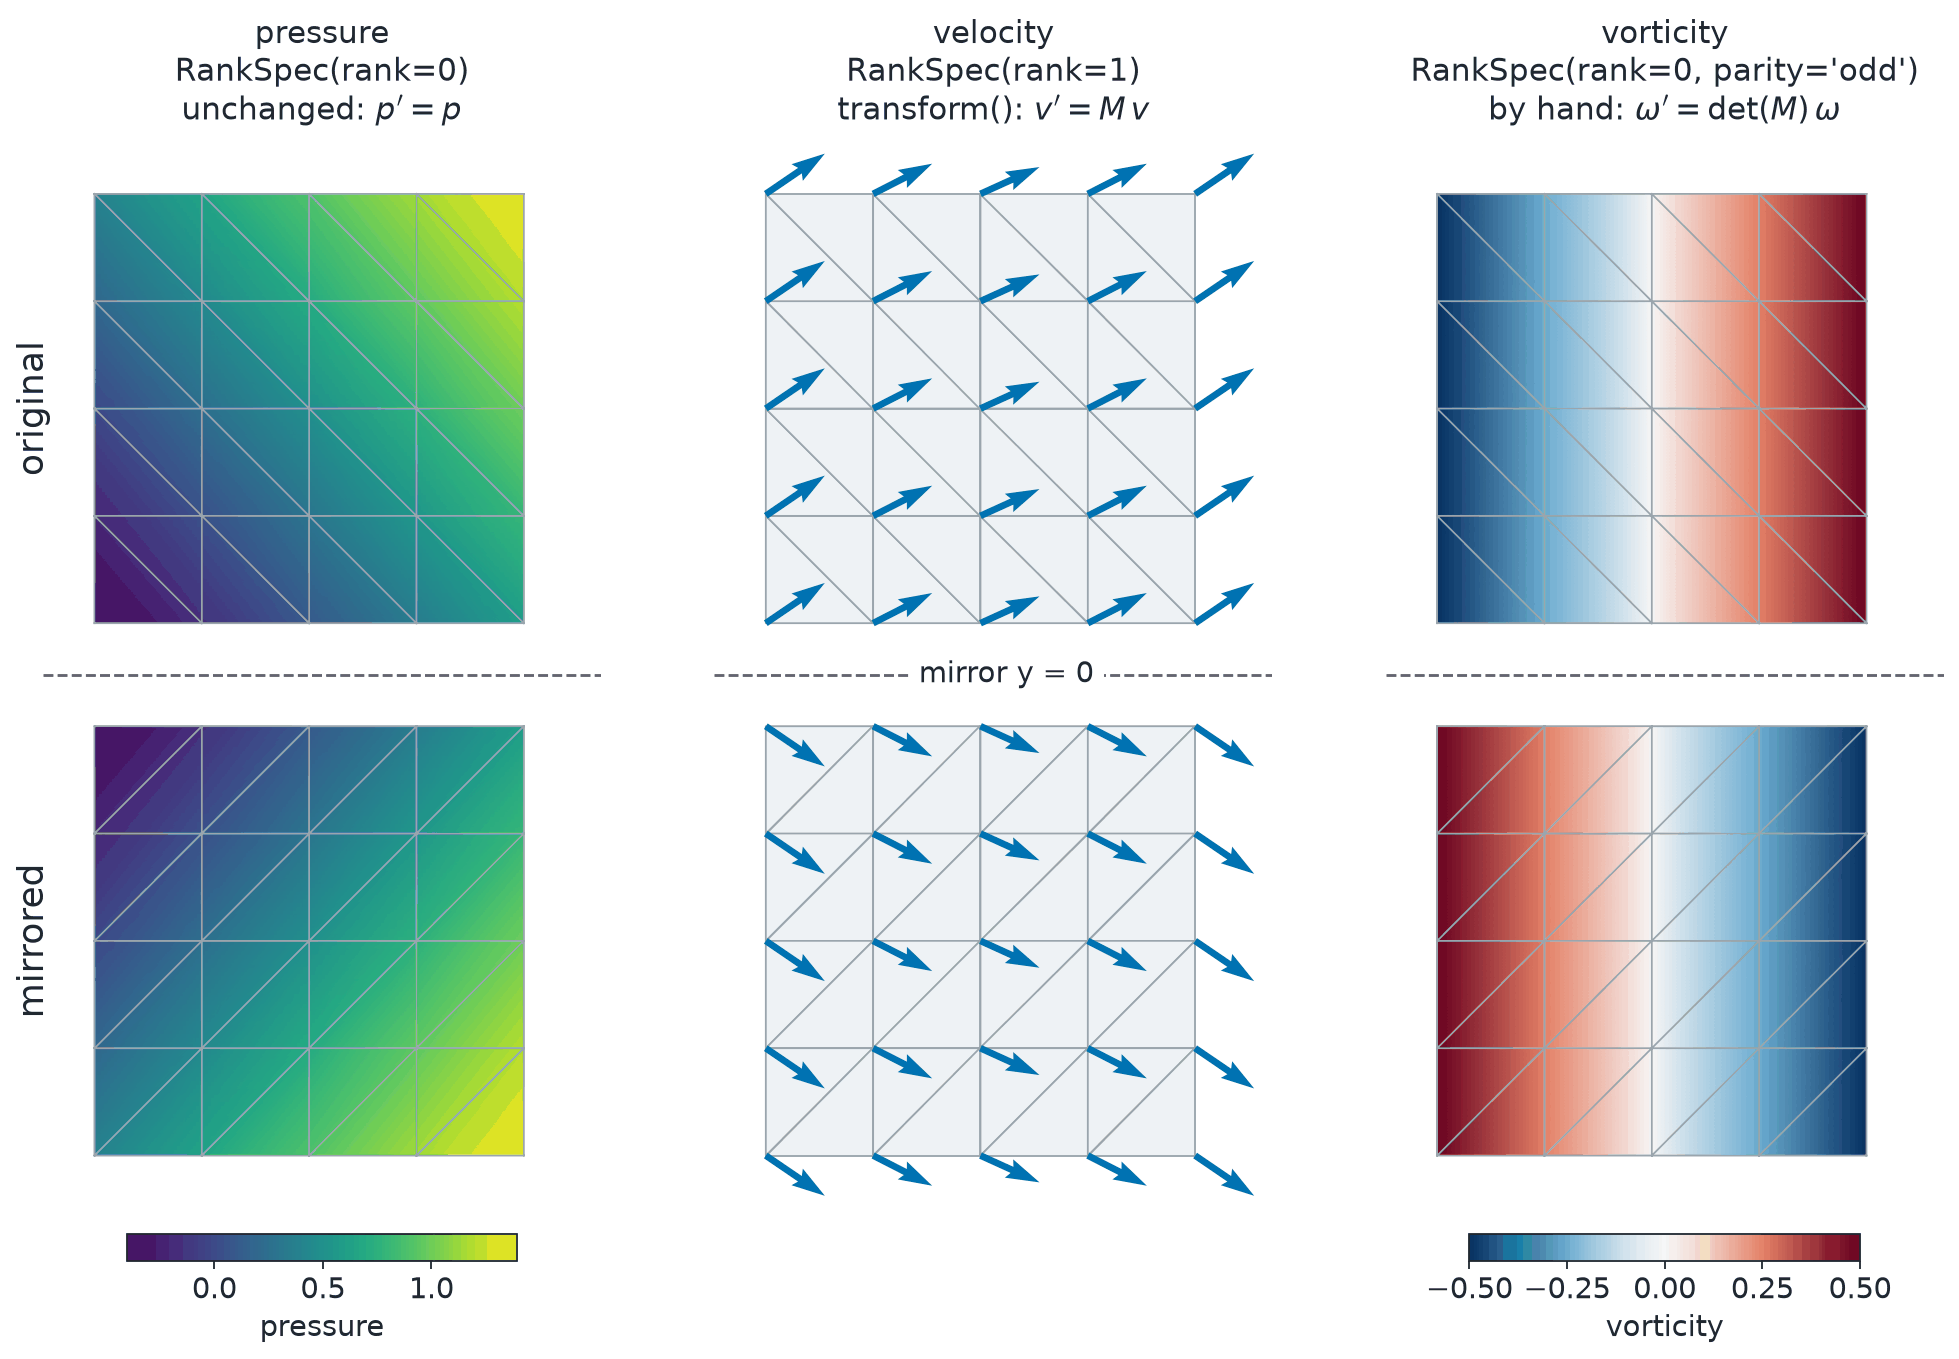

Python code for this plot:
# SPDX-FileCopyrightText: Copyright (c) 2023 - 2026 NVIDIA CORPORATION & AFFILIATES.
# SPDX-FileCopyrightText: All rights reserved.
# SPDX-License-Identifier: Apache-2.0
#
# Licensed under the Apache License, Version 2.0 (the "License");
# you may not use this file except in compliance with the License.
# You may obtain a copy of the License at
#
# http://www.apache.org/licenses/LICENSE-2.0
#
# Unless required by applicable law or agreed to in writing, software
# distributed under the License is distributed on an "AS IS" BASIS,
# WITHOUT WARRANTIES OR CONDITIONS OF ANY KIND, either express or implied.
# See the License for the specific language governing permissions and
# limitations under the License.


"""Render a scalar, a vector, and a pseudoscalar field before and after the mirror y -> -y."""

from pathlib import Path

import matplotlib.pyplot as plt
import torch
from _style import (
    DIVERGING,
    EDGE,
    FACE,
    SECOND,
    SEQUENTIAL,
    TEXT,
    clean_axis,
    save,
)
from matplotlib.collections import PolyCollection
from matplotlib.colors import TwoSlopeNorm
from matplotlib.tri import Triangulation

from physicsnemo.mesh.fields import FieldSchema
from physicsnemo.mesh.primitives.planar import unit_square

OUTPUT = Path(__file__).parent / "fields_reflection_parity.png"

GAP = 0.12  # distance from the mirror line to the mesh
LIMITS = ((-0.62, 0.68), (-1.0 - GAP - 0.12, 1.0 + GAP + 0.14))


def _draw(axis, mesh, field=None, cmap=None, norm=None):
    """Draw the triangles, filled with a scalar field or a flat color."""

    points = mesh.points.numpy()
    cells = mesh.cells.numpy()
    if field is None:
        axis.add_collection(
            PolyCollection(
                points[cells], facecolors=FACE, edgecolors=EDGE, linewidths=0.8
            )
        )
        return None
    triangulation = Triangulation(points[:, 0], points[:, 1], cells)
    image = axis.tripcolor(
        triangulation, field.numpy(), cmap=cmap, norm=norm, shading="gouraud"
    )
    axis.triplot(triangulation, color=EDGE, linewidth=0.8)
    return image


def main():
    """Generate the documentation image."""

    # A unit square just above the mirror line y = 0.
    mesh = unit_square.load(subdivisions=2).translate([-0.5, GAP])
    x, y = mesh.points.unbind(dim=-1)
    mesh.point_data["pressure"] = x + 0.8 * y
    # The velocity (0.55, 0.25 + 0.5 x^2) has the vorticity w = dv_y/dx - dv_x/dy = x.
    mesh.point_data["velocity"] = torch.stack(
        [torch.full_like(x, 0.55), 0.25 + 0.5 * x**2], dim=-1
    )
    mesh.point_data["vorticity"] = x.clone()

    schema = FieldSchema.parse(
        {
            "pressure": {"rank": 0},
            "velocity": {"rank": 1},
            "vorticity": {"rank": 0, "parity": "odd"},
        }
    )
    schema.check(mesh.point_data, label="point data")

    M = torch.diag(torch.tensor([1.0, -1.0]))  # y -> -y
    mirrored = mesh.transform(M, transform_point_data={"velocity": True})
    # transform() treats every field as a true tensor, so apply det(M) by hand.
    mirrored.point_data["vorticity"] = (
        torch.linalg.det(M) * mesh.point_data["vorticity"]
    )

    torch.testing.assert_close(mirrored.points, mesh.points @ M.T)
    torch.testing.assert_close(
        mirrored.point_data["pressure"], mesh.point_data["pressure"]
    )
    torch.testing.assert_close(
        mirrored.point_data["velocity"], mesh.point_data["velocity"] @ M.T
    )

    pressure_norm = plt.Normalize(
        float(mesh.point_data["pressure"].min()),
        float(mesh.point_data["pressure"].max()),
    )
    w_max = float(mesh.point_data["vorticity"].abs().max())
    vorticity_norm = TwoSlopeNorm(vcenter=0.0, vmin=-w_max, vmax=w_max)
    titles = (
        f"pressure\n{schema['pressure']}\n" r"unchanged: $p' = p$",
        f"velocity\n{schema['velocity']}\n" r"transform(): $v' = M\,v$",
        f"vorticity\n{schema['vorticity']}\n"
        r"by hand: $\omega' = \det(M)\,\omega$",
    )

    figure, axes = plt.subplots(1, 3, figsize=(13.0, 8.6))
    images = {}
    for panel_mesh in (mesh, mirrored):
        data = panel_mesh.point_data
        images["pressure"] = _draw(
            axes[0], panel_mesh, data["pressure"], SEQUENTIAL, pressure_norm
        )
        _draw(axes[1], panel_mesh)
        points = panel_mesh.points
        axes[1].quiver(
            points[:, 0].numpy(),
            points[:, 1].numpy(),
            data["velocity"][:, 0].numpy(),
            data["velocity"][:, 1].numpy(),
            color=SECOND,
            angles="xy",
            scale_units="xy",
            scale=4.0,
            width=0.012,
            zorder=3,
        )
        images["vorticity"] = _draw(
            axes[2], panel_mesh, data["vorticity"], DIVERGING, vorticity_norm
        )

    for axis, title in zip(axes, titles, strict=True):
        axis.axhline(0.0, color="#555555", linestyle="--", linewidth=1.2)
        axis.set_title(title, fontsize=14)
        clean_axis(axis, LIMITS)
    axes[1].text(
        0.06,
        0.0,
        "mirror y = 0",
        ha="center",
        va="center",
        color=TEXT,
        backgroundcolor="white",
    )
    for label, y_center in (("original", 0.5 + GAP), ("mirrored", -0.5 - GAP)):
        axes[0].text(
            -0.6,
            y_center,
            label,
            rotation=90,
            ha="right",
            va="center",
            fontsize=16,
        )

    for axis, key in ((axes[0], "pressure"), (axes[2], "vorticity")):
        colorbar = figure.colorbar(
            images[key],
            cax=axis.inset_axes([0.15, -0.05, 0.7, 0.025]),
            orientation="horizontal",
        )
        colorbar.set_label(key)
    figure.subplots_adjust(left=0.04, right=0.99, bottom=0.08, top=0.86, wspace=0.06)
    save(figure, OUTPUT, tight=True)


if __name__ == "__main__":
    main()
